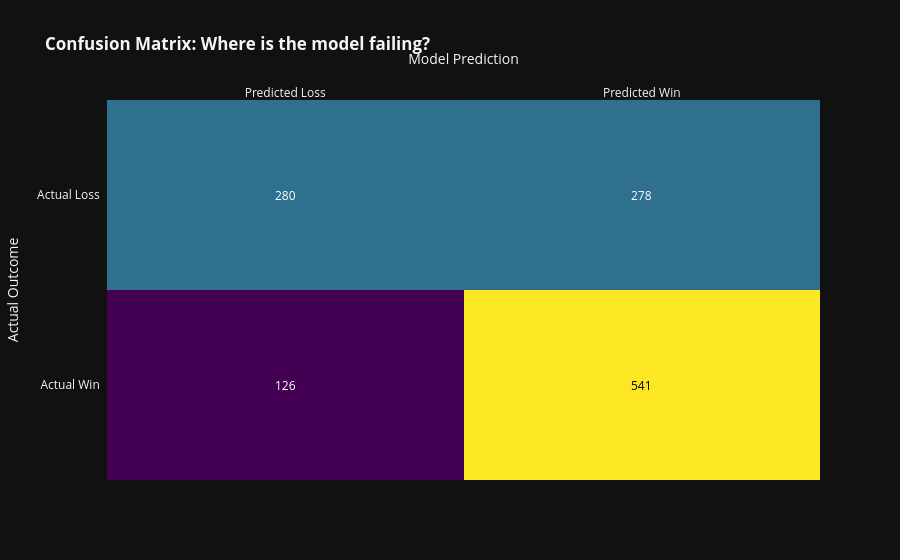

Write notebook code for a chart like this one.
### Code cell
import plotly.figure_factory as ff
from sklearn.metrics import confusion_matrix

# Ensure we use the most recent predictions from your tuned model
# If the lengths don't match, re-run your X_test/y_test split
preds_2425 = model.predict(X_2425)
cm = confusion_matrix(y_actual, preds_2425)

# z is the matrix, x is the predicted labels, y is the actual labels
# We flip the matrix and y-axis to put 'Actual Win' at the bottom right
z = cm[::-1] 
x = ['Predicted Loss', 'Predicted Win']
y = ['Actual Loss', 'Actual Win'][::-1] 

fig = ff.create_annotated_heatmap(z, x=x, y=y, colorscale='Viridis')

fig.update_layout(
    title='<b>Confusion Matrix: Where is the model failing?</b>',
    xaxis_title='Model Prediction',
    yaxis_title='Actual Outcome',
    template='plotly_dark'
)
fig.show()

### Figure 1 — Plotly figure (JSON) as saved in the notebook; plotly's stock layout.template omitted (floating-point values rounded to 4 significant figures)
{"data": [{"colorscale": [[0, "#440154"], [0.1111, "#482878"], [0.2222, "#3e4989"], [0.3333, "#31688e"], [0.4444, "#26828e"], [0.5556, "#1f9e89"], [0.6667, "#35b779"], [0.7778, "#6ece58"], [0.8889, "#b5de2b"], [1, "#fde725"]], "reversescale": false, "showscale": false, "type": "heatmap", "x": ["Predicted Loss", "Predicted Win"], "y": ["Actual Win", "Actual Loss"], "z": [[126, 541], [280, 278]]}], "layout": {"annotations": [{"font": {"color": "#FFFFFF"}, "showarrow": false, "text": "126", "x": "Predicted Loss", "xref": "x", "y": "Actual Win", "yref": "y"}, {"font": {"color": "#000000"}, "showarrow": false, "text": "541", "x": "Predicted Win", "xref": "x", "y": "Actual Win", "yref": "y"}, {"font": {"color": "#FFFFFF"}, "showarrow": false, "text": "280", "x": "Predicted Loss", "xref": "x", "y": "Actual Loss", "yref": "y"}, {"font": {"color": "#FFFFFF"}, "showarrow": false, "text": "278", "x": "Predicted Win", "xref": "x", "y": "Actual Loss", "yref": "y"}], "title": {"text": "<b>Confusion Matrix: Where is the model failing?</b>"}, "xaxis": {"dtick": 1, "gridcolor": "rgb(0, 0, 0)", "side": "top", "ticks": "", "title": {"text": "Model Prediction"}}, "yaxis": {"dtick": 1, "ticks": "", "ticksuffix": "  ", "title": {"text": "Actual Outcome"}}}}
